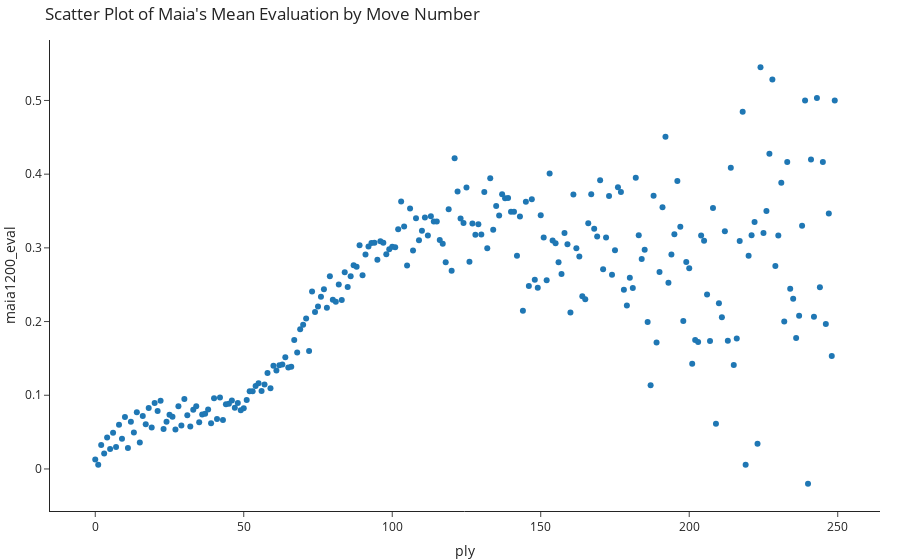
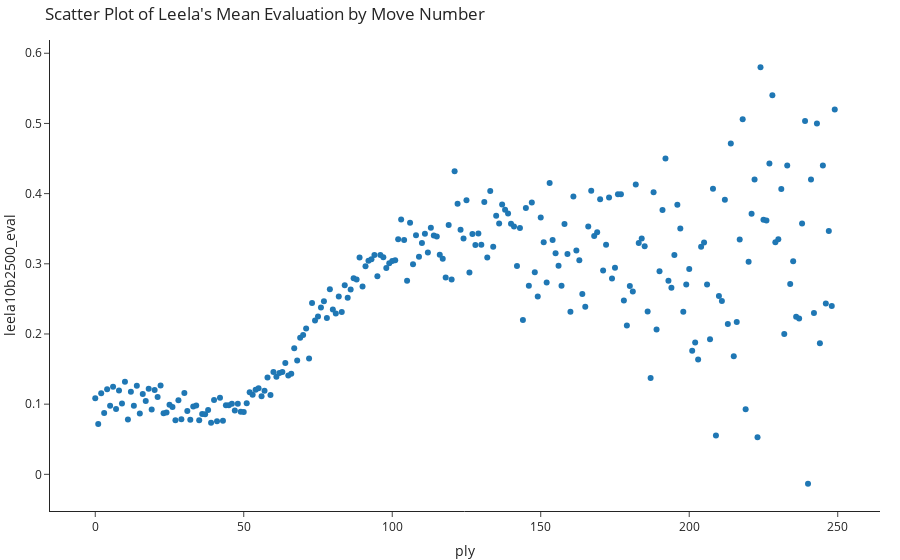

Notebook code for these charts, in order:
### Markdown cell above
From this we can learn that Maia's confidence and eval rise a bit as the game progresses, and so is Leela's eval. On the other hand, we can also see that Leela's confidence decreases.

Next, we'll want to plot each bot's mean evaluation and confidence as a function of move number to see the way it shifts during the game.

### Code cell
mean_evaluation_by_move = games_df.groupby('ply')['maia1200_eval'].mean().reset_index()
mean_evaluation_by_move = mean_evaluation_by_move[mean_evaluation_by_move['ply'] < 250]
fig1 = px.scatter(mean_evaluation_by_move, x='ply', y='maia1200_eval',
                 title="Scatter Plot of Maia's Mean Evaluation by Move Number",
                 labels={'move_num': 'Move Number', 'evaluation': 'Mean Evaluation'})
fig1.show()
mean_evaluation_by_move = games_df.groupby('ply')['leela10b2500_eval'].mean().reset_index()
mean_evaluation_by_move = mean_evaluation_by_move[mean_evaluation_by_move['ply'] < 250]
fig2 = px.scatter(mean_evaluation_by_move, x='ply', y='leela10b2500_eval',
                 title="Scatter Plot of Leela's Mean Evaluation by Move Number",
                 labels={'move_num': 'Move Number', 'evaluation': 'Mean Evaluation'})
fig2.show()

### Figure 1 — Plotly figure (JSON) as saved in the notebook; plotly's stock layout.template omitted (floating-point values rounded to 4 significant figures; data arrays with more than 128 entries replaced by an {"elided": "..."} marker saying what was removed)
{"data": [{"hovertemplate": "ply=%{x}<br>maia1200_eval=%{y}<extra></extra>", "legendgroup": "", "marker": {"color": "#1F77B4", "symbol": "circle"}, "mode": "markers", "name": "", "orientation": "v", "showlegend": false, "x": {"elided": "250 int values"}, "xaxis": "x", "y": {"elided": "250 float values"}, "yaxis": "y", "type": "scatter"}], "layout": {"xaxis": {"anchor": "y", "domain": [0.0, 1.0], "title": {"text": "ply"}}, "yaxis": {"anchor": "x", "domain": [0.0, 1.0], "title": {"text": "maia1200_eval"}}, "legend": {"tracegroupgap": 0}, "title": {"text": "Scatter Plot of Maia's Mean Evaluation by Move Number"}}}

### Figure 2 — Plotly figure (JSON) as saved in the notebook; plotly's stock layout.template omitted (floating-point values rounded to 4 significant figures; data arrays with more than 128 entries replaced by an {"elided": "..."} marker saying what was removed)
{"data": [{"hovertemplate": "ply=%{x}<br>leela10b2500_eval=%{y}<extra></extra>", "legendgroup": "", "marker": {"color": "#1F77B4", "symbol": "circle"}, "mode": "markers", "name": "", "orientation": "v", "showlegend": false, "x": {"elided": "250 int values"}, "xaxis": "x", "y": {"elided": "250 float values"}, "yaxis": "y", "type": "scatter"}], "layout": {"xaxis": {"anchor": "y", "domain": [0.0, 1.0], "title": {"text": "ply"}}, "yaxis": {"anchor": "x", "domain": [0.0, 1.0], "title": {"text": "leela10b2500_eval"}}, "legend": {"tracegroupgap": 0}, "title": {"text": "Scatter Plot of Leela's Mean Evaluation by Move Number"}}}
